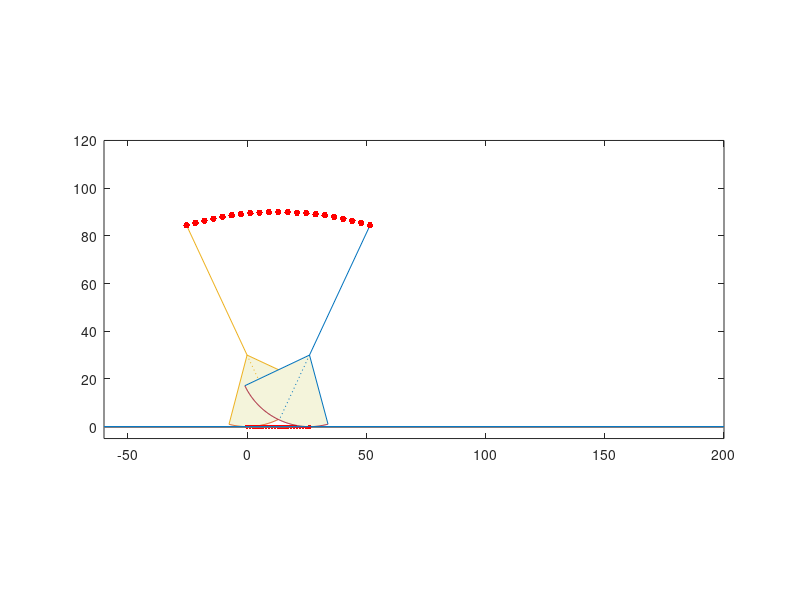

Recreate this plot in MATLAB.
%% Opdracht 5
% Het onderstaande programma in de functie genaamd opdracht_5 heb jij
% gekregen van een medestudent. Die student heeft het programma van Aad
% gekregen en aangepast, maar tijdens het aanpassen zijn er fouten in het
% programma geslopen.
%
% Het is jouw taak om alle syntactische fouten uit het programma te
% verwijderen.
%
% LET OP: Je moet de code aanpassen om fouten te verwijderen. Enkel foute
% code verwijderen gaat niet werken. Je moet code verbeteren.
% 
% Je hebt het goed gedaan wanneer je een animatie in een figure krijgt te 
% zien. 


function [x,stap,model,T1,derdeElementT1] = opdracht_5()

%% ---------------- Programma ------------------ %%
% Dit script geeft je een basale bouwsteen voor een verder zelf te bouwen
% model van de rocker shoe. In deze kale vorm heeft het model (in wording)
% slechts input parameters (straal, booghoek, tophoek en beenlengte) maar
% genereert het geen output. Met andere woorden de effecten van wijzigingen
% van de inputparameters op het gedrag van het model worden niet berekend.
% Het model doorloopt ook nog geen bipedale fase.
% de keuze van die output parameters en de daarvoor benodigde berekeningen
% moeten door de projectgroep zelf worden toegevoegd aan dit script.
% bestudeer voor het formuleren van de relevante output de  in het introductie
% college genoemde literatuur.
% In het script worden rotatiematrices en translatievectoren gebruikt. In de
% lessen biokinematica van Herre Faber wordt de bijbehorende theorie verder toegelicht
% veel succes met het project
% Daphne  wezenberg en Aad Lagerberg
% versie 1.00 november 2015
% gemaakt door A.Lagerberg

close all
% INPUTS
r =30; % straal van de rockervoet. Maak de straal 0 en je krijgt een model zonder rocker
tophoek = 50; % tophoek tussen de benen
numsteps = 20; % aantal animatie stappen
booghoek = 80; %  cirkelsegment van de rockervoet moet minimaal gelijk zijn aan de tophoek
beenlengte= 90; % spreekt voor zich
time = 0.01; % Pauseduur in de animatie

% BEREKENINGEN
x = 0; %startpositie (x coordinaat centrum cirkelsegment) %% !!
y =0; % startpositie (y coordinaat centrum cirkelsegment)
%model rechtop tekenen
starthoek = -((180-booghoek)/2); % starthoek cirkelsegment
eindhoek = (starthoek-booghoek);
starthoek = starthoek*(pi/180);
eindhoek = eindhoek*(pi/180);
stap = (tophoek/numsteps); %   %%!!
stap = stap*(pi/180);
tophoek = tophoek*(pi/180);
booghoek = booghoek*(pi/180);
booglengte = tophoek*r;
stapboog = stap*r; % afgelegde weg op profiel en onderlaag per stap
ang=starthoek:-0.01:eindhoek;
% punten berekenen in rechtopstaande positie vh model
xp= x+r*cos(ang); % x coordinaten van het profiel
yp=y+r*sin(ang); % y coordinaten van het profiel
xendoffoot = x; %snijpunt van been met profiel
yendoffoot = y-r;
xheup = x ;
yheup = beenlengte-r;
% alle punten die samen het model vormen in een matrix stoppen
model(1,:)= [xp x xendoffoot xheup];

% maak een vector aan:
model(2,:) = [yp y yendoffoot yheup]; %%!!

% dan linksom roteren over halve tophoek
starthoek = (tophoek/2);
% de rotatiematrix maken zie: https://nl.wikipedia.org/wiki/Rotatiematrix
Rm = [cos(starthoek) -sin(starthoek);sin(starthoek) cos(starthoek)];
model = Rm*model;
% model animeren
%roteren over een staphoek (rechtsom dus -) (steeds over dezelfde hoek dus
%1 matrix volstaat voor de hele animatie. Elk geroteerd model wordt apart 
%opgeslagen (3d matrix)
Rstapm =  [cos(-stap) -sin(-stap);sin(-stap) cos(-stap)];
for i =1:numsteps+1
    model(:,:,i+1) = Rstapm*model(:,:,i);
end

% nu hebben we dus een serie  modellen die elk een staphoek verder
% rechtsom geroteerd staan maar nog allemaal om de oorsprong draaien

% model naar juiste positie in de animatie transleren
% het eerste middelpunt moet naar x = 0 y= r
% daarna steeds in x richting een stapboog verder op de x as
T1(1:2,numsteps+1) = zeros; %lege matrix maken
T1(2,:) = r;                    %%!!
for i = 1:numsteps
    T1(1,i+1) = T1(1,i)+stapboog;
end
% Toepassen op het model
for i =1:numsteps+1
    model(1,:,i) = T1(1,i)+model(1,:,i);
    model(2,:,i) = T1(2,i)+model(2,:,i);
end

% hier pak je het derde element van de eerste rij van T1 
derdeElementT1 = T1(1,3)            %%!!

%  De animatie plotten
figure('units','normalized','outerposition',[0 0 1 1],'Name', ' Rocker Animation ');
axis ([-60 200 -5 120])
for i = 1:numsteps+1
    eop = length(model)-3;% bepalen van end of profile coordinaten in het model (de lengte varieert obv de gekozen booghoek)
    hArea =(area([model(1,eop+1,i) model(1,1:eop+1,i)],[model(2,eop+1,i) model(2,1:eop+1,i)],'FaceColor',[0.9583  0.9583  0.8594],'EdgeColor','none'));
    hold on
    hLine(1)=(plot(model(1,1:eop,i),model(2,1:eop,i)));
    hLine(2)=(line([model(1,eop+1,i) model(1,eop,i)],[model(2,eop+1,i) model(2,eop,i)]));
    hLine(3)=(line([model(1,eop+1,i) model(1,1,i)],[model(2,eop+1,i) model(2,1,i)]));
    hLine(4)=(line([model(1,eop+1,i) model(1,eop+2,i)],[model(2,eop+1,i) model(2,eop+2,i)],'Linestyle',':'));
    hLine(5)=(line([model(1,eop+1,i) model(1,eop+3,i)],[model(2,eop+1,i) model(2,eop+3,i)]));
    hPoint(1) =(plot(model(1,eop+1,i), 0, '.r', 'MarkerSize',10));% contactpunt
    hPoint(2)=(plot(model(1,eop+3,i),model(2,eop+3,i), '.r', 'MarkerSize',15)); % heuppositie
    axis equal
    line([-60 200],[0 0])
    axis([-60 200 -5 120])
    pause(time)
    if i > 1 && i <numsteps+1 % eerste en laatste positie niet wissen in de plot
        delete(hLine)
        delete(hArea)        
    end
end

end%function


